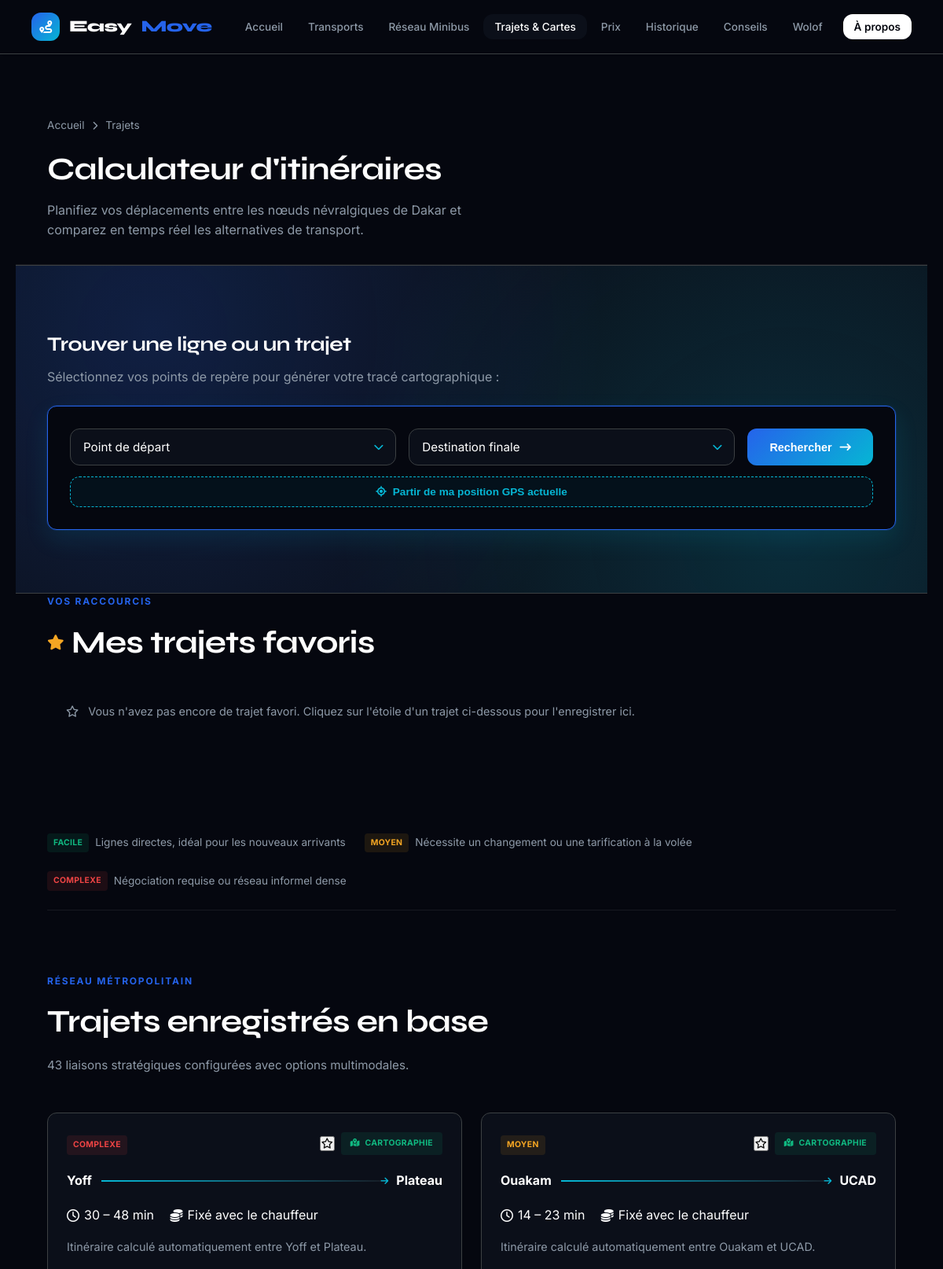
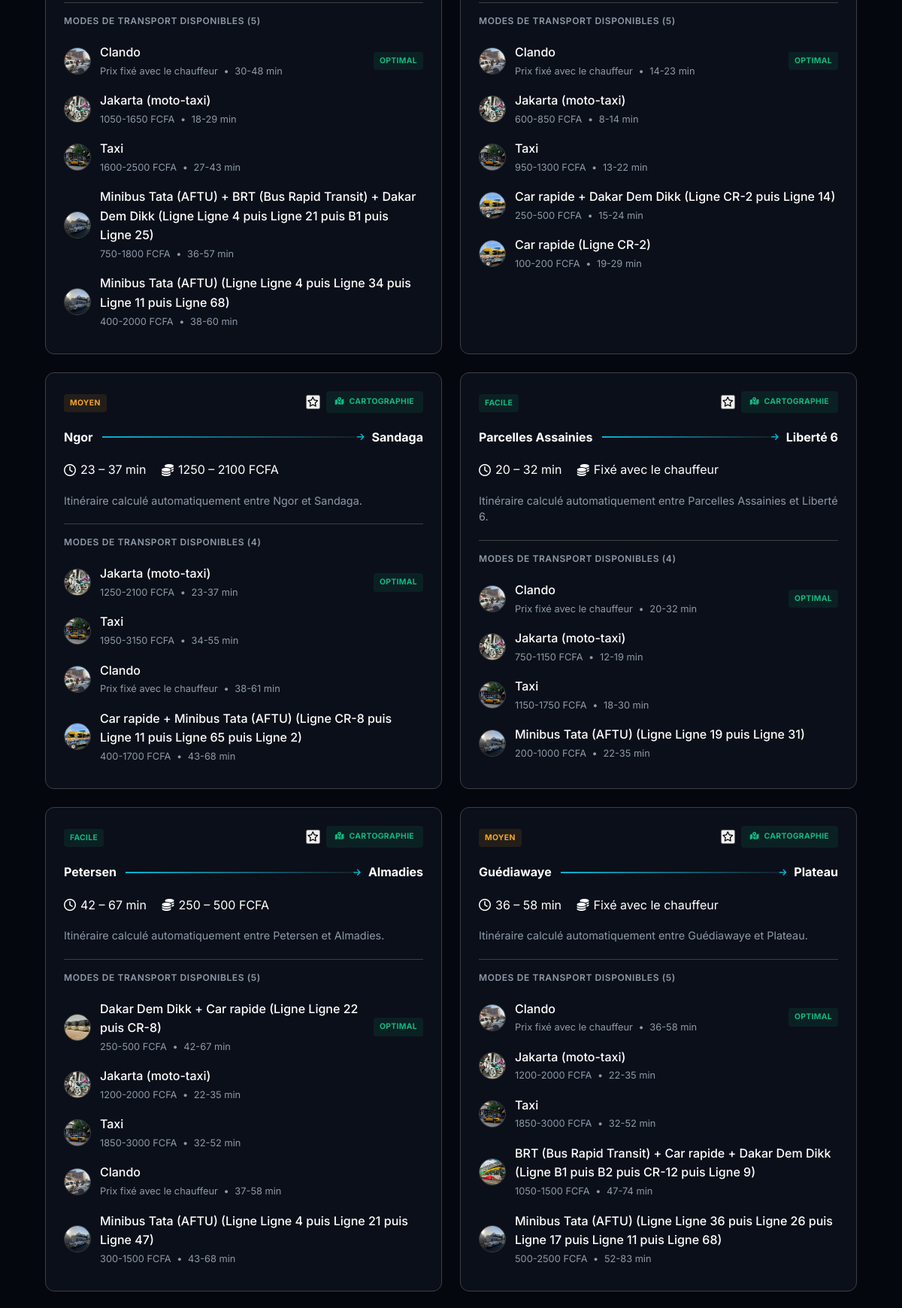
Screenshot of /trajets (upper part) with the database file from the repository (2 pictures, top to bottom).
### tables this page shows
CREATE TABLE lieux (
    id_lieu       INTEGER PRIMARY KEY AUTOINCREMENT,
    nom           TEXT NOT NULL,
    type_lieu     TEXT NOT NULL,      -- ex: 'quartier', 'ville', 'aeroport', 'universite', 'site_touristique'
    latitude      REAL NOT NULL,
    longitude     REAL NOT NULL,
    description   TEXT
);

CREATE TABLE moyens_transport (
    id_transport    INTEGER PRIMARY KEY AUTOINCREMENT,
    nom             TEXT NOT NULL,
    image_url       TEXT,             -- URL/Chemin de l'image réelle (ex: /static/img/BRT.jpg)
    description     TEXT,
    cout_min        INTEGER,          -- en FCFA
    cout_max        INTEGER,          -- en FCFA
    niveau_confort  TEXT,             -- 'Faible', 'Moyen', 'Élevé'
    disponibilite   TEXT,             -- ex: '24h/24', 'Heures de bureau'
    avantages       TEXT,
    inconvenients   TEXT
, capacite_max INTEGER);

CREATE TABLE lignes_bus (
    id_ligne            INTEGER PRIMARY KEY AUTOINCREMENT,
    numero_ligne        TEXT NOT NULL,
    nom_ligne           TEXT,
    id_transport        INTEGER NOT NULL,
    est_minibus         INTEGER DEFAULT 0, -- 0 = Bus classique (DDD, BRT), 1 = Réseau Minibus (Tata, Car Rapide)
    description         TEXT,
    FOREIGN KEY (id_transport) REFERENCES moyens_transport(id_transport)
);

### app.py (the view)
@app.route("/trajets")
def trajets():
    return render_template(
        "trajets.html",
        trajets=database.get_tous_les_trajets(),
        lieux=database.get_tous_les_lieux(),
        favoris=database.get_tous_les_favoris(),
        active_page="trajets",
    )

### database.py (called while the page is built, shortened)
def get_connection():
    conn = sqlite3.connect(DB_PATH)
    conn.row_factory = sqlite3.Row
    conn.execute("PRAGMA foreign_keys = ON")
    return conn

def get_tous_les_lieux():
    conn = get_connection()
    lieux = conn.execute(
        "SELECT * FROM lieux ORDER BY type_lieu, nom"
    ).fetchall()
    conn.close()
    return lieux

def get_tous_les_favoris():
    conn = get_connection()
    favoris = conn.execute("""
        SELECT f.*, ld.nom AS nom_depart, la.nom AS nom_arrivee
        FROM favoris f
        JOIN lieux ld ON f.id_lieu_depart = ld.id_lieu
        JOIN lieux la ON f.id_lieu_arrivee = la.id_lieu
        ORDER BY f.id_favori DESC
    """).fetchall()
    conn.close()
    return favoris

def _niveau_difficulte(options):
    meilleur_transit = None
    for o in options:
        if o["nom_transport"] not in ("Taxi", "Clando", "Jakarta (moto-taxi)", "À pied"):
            meilleur_transit = o
            break
    if meilleur_transit is None:
        return "Complexe"
    if meilleur_transit["correspondances"] == "Aucune":
        return "Facile"
    if meilleur_transit["correspondances"].startswith(("1 ", "2 ")):
        return "Moyen"
    return "Complexe"

def _construire_reponse(conn, lieu_depart, lieu_arrivee, graphe=None):
    options, distance_km = itineraire.calculer_itineraire(conn, lieu_depart, lieu_arrivee, graphe=graphe)
    trajet_info = {
        "id_trajet": None,
        "id_lieu_depart": lieu_depart["id_lieu"], "id_lieu_arrivee": lieu_arrivee["id_lieu"],
        "nom_depart": lieu_depart["nom"], "lat_depart": lieu_depart["latitude"], "lng_depart": lieu_depart["longitude"],
        "nom_arrivee": lieu_arrivee["nom"], "lat_arrivee": lieu_arrivee["latitude"], "lng_arrivee": lieu_arrivee["longitude"],
        "distance_km": round(distance_km, 1),
        "niveau_difficulte": _niveau_difficulte(options),
        "description": f"Itinéraire calculé automatiquement entre {lieu_depart['nom']} et {lieu_arrivee['nom']}.",
    }
    return {"trajet": trajet_info, "options": options}

### itineraire.py (called while the page is built)
def haversine_km(lat1, lon1, lat2, lon2):
    R = 6371.0
    p1, p2 = math.radians(lat1), math.radians(lat2)
    dphi = math.radians(lat2 - lat1)
    dlmb = math.radians(lon2 - lon1)
    a = math.sin(dphi / 2) ** 2 + math.cos(p1) * math.cos(p2) * math.sin(dlmb / 2) ** 2
    return 2 * R * math.atan2(math.sqrt(a), math.sqrt(1 - a))

def _arrondi_prix(x, base=50):
    return int(round(x / base) * base)

### templates/trajets.html (shortened to what this page needs)
{% extends "base.html" %}
{% block content %}
    <div class="page-header" style="padding: 60px 0 30px; border-bottom: 1px solid var(--border-light);">
        <div class="container">
            <div class="breadcrumb" style="font-size: 0.85rem; color: var(--text-muted); margin-bottom: 12px;">
                <a href="{{ url_for('accueil') }}">Accueil</a> <i class="fa-solid fa-chevron-right" style="font-size: 0.7rem; margin: 0 6px;"></i> Trajets
            </div>
            <h1 style="font-size: 2.5rem; margin-bottom: 8px;">Calculateur d'itinéraires</h1>
            <p style="color: var(--text-muted); max-width: 600px;">Planifiez vos déplacements entre les nœuds névralgiques de Dakar et comparez en temps réel les alternatives de transport.</p>
        </div>
    </div>
    <section class="section search-section">
        <div class="container">
            <h2 style="margin-bottom: 8px; font-size: 1.6rem;">Trouver une ligne ou un trajet</h2>
            <p style="color: var(--text-muted); margin-bottom: 24px;">Sélectionnez vos points de repère pour générer votre tracé cartographique :</p>
            <form action="{{ url_for('resultat_trajet') }}" method="GET" class="search-form">
                <div class="route-picker-grid">
                    <div class="select-wrapper">
                        <select name="depart" id="selectDepart" required class="select-custom">
                            <option value="" disabled selected>Point de départ</option>
                        </select>
                    </div>
                    <div class="select-wrapper">
                        <select name="arrivee" id="selectArrivee" required class="select-custom">
                            <option value="" disabled selected>Destination finale</option>
                        </select>
                    </div>
                    <button type="submit" class="btn-primary">
                        Rechercher <i class="fa-solid fa-arrow-right-long"></i>
                    </button>
                </div>
                <button type="button" id="btnMaPosition" class="btn-geoloc" style="margin-top: 14px;">
                    <i class="fa-solid fa-location-crosshairs"></i> Partir de ma position GPS actuelle
                </button>
            </form>
        </div>
    </section>
    <section class="section" style="padding-top: 0;">
        <div class="container">
            <div class="section-header reveal" style="margin-bottom: 20px;">
                <div class="eyebrow">Vos raccourcis</div>
                <h2 style="display:flex; align-items:center; gap:10px;">
                    <i class="fa-solid fa-star" style="color: var(--accent-jaune); font-size: 1.2rem;"></i>
                    Mes trajets favoris
                </h2>
            </div>
            {% if favoris|length == 0 %}
            <div class="bento-card" style="padding: 24px; color: var(--text-muted); font-size: 0.9rem;">
                <i class="fa-regular fa-star" style="margin-right: 8px;"></i>
                Vous n'avez pas encore de trajet favori. Cliquez sur l'étoile d'un trajet ci-dessous pour l'enregistrer ici.
            </div>
            {% endif %}
        </div>
    </section>
    <section style="padding: 40px 0 0;">
        <div class="container">
            <div style="display: flex; gap: 24px; flex-wrap: wrap; align-items: center; border-bottom: 1px solid var(--border-light); padding-bottom: 24px;">
                <div style="display: flex; align-items: center; gap: 8px;">
                    <span class="badge badge-vert">Facile</span>
                    <span style="font-size: 0.85rem; color: var(--text-muted)">Lignes directes, idéal pour les nouveaux arrivants</span>
                </div>
                <div style="display: flex; align-items: center; gap: 8px;">
                    <span class="badge badge-jaune">Moyen</span>
                    <span style="font-size: 0.85rem; color: var(--text-muted)">Nécessite un changement ou une tarification à la volée</span>
                </div>
                <div style="display: flex; align-items: center; gap: 8px;">
                    <span class="badge badge-rouge">Complexe</span>
                    <span style="font-size: 0.85rem; color: var(--text-muted)">Négociation requise ou réseau informel dense</span>
                </div>
            </div>
        </div>
    </section>
    <section class="section">
        <div class="container">
            <div class="section-header reveal">
                <div class="eyebrow">Réseau Métropolitain</div>
                <h2>Trajets enregistrés en base</h2>
                <p>{{ trajets|length }} liaisons stratégiques configurées avec options multimodales.</p>
            </div>
            <div class="grid-2">
                {% for item in trajets %}
                {% set t = item.trajet %}
                <div class="trajet-card reveal">
                    <div style="display: flex; justify-content: space-between; align-items: center; margin-bottom: 20px;">
                        <div>
                            {% if t.niveau_difficulte == 'Facile' %}
                            <span class="badge badge-vert">Facile</span>
                            {% elif t.niveau_difficulte == 'Moyen' %}
                            <span class="badge badge-jaune">Moyen</span>
                            {% else %}
                            <span class="badge badge-rouge">Complexe</span>
                            {% endif %}
                        </div>
                        <div style="display: flex; gap: 8px; align-items: center;">
                            <button class="btn-favori"
                                    data-id-depart="{{ t.id_lieu_depart }}"
                                    data-id-arrivee="{{ t.id_lieu_arrivee }}"
                                    data-nom-trajet="{{ t.nom_depart }} - {{ t.nom_arrivee }}"
                                    title="Ajouter aux favoris">
                                <i class="fa-regular fa-star"></i>
                            </button>
                            <a href="{{ url_for('resultat_trajet', depart=t.id_lieu_depart, arrivee=t.id_lieu_arrivee) }}" class="badge badge-vert" style="padding: 6px 12px;">
                                <i class="fa-solid fa-map-location-dot" style="margin-right: 4px;"></i> Cartographie
                            </a>
                        </div>
                    </div>
                    <div class="trajet-route">
                        <div class="trajet-point">{{ t.nom_depart }}</div>
                        <div class="trajet-arrow"></div>
                        <div class="trajet-point">{{ t.nom_arrivee }}</div>
                    </div>
                    <div class="trajet-meta" style="margin-bottom: 16px;">
                        {% set best = item.options[0] %}
                        {% if best %}
                        <span style="display: inline-flex; align-items: center; gap: 6px; margin-right: 16px;">
                            <i class="fa-regular fa-clock"></i> {{ best.duree_min_minutes }} – {{ best.duree_max_minutes }} min
                        </span>
                        <span style="display: inline-flex; align-items: center; gap: 6px;">
                            <i class="fa-solid fa-coins"></i> {% if best.prix_libre %}Fixé avec le chauffeur{% else %}{{ best.prix_min }} – {{ best.prix_max }} FCFA{% endif %}
                        </span>
                        {% endif %}
                    </div>
                    <p style="font-size: 0.9rem; color: var(--text-muted); margin-bottom: 20px; line-height: 1.5;">{{ t.description }}</p>
                    <div class="trajet-etapes">
                        <div style="font-size: 0.75rem; text-transform: uppercase; letter-spacing: 0.05em; color: var(--text-muted); margin-bottom: 12px; font-weight: 600;">
                            Modes de transport disponibles ({{ item.options|length }})
                        </div>
                        {% for opt in item.options %}
                        <div class="etape">
                            {% if opt.image_url %}
                            <div class="etape-num tc-icon-img" title="Voir en grand">
                                <img src="{{ opt.image_url }}" alt="{{ opt.nom_transport }}" loading="lazy">
                            </div>
                            {% endif %}
                            <div style="flex: 1;">
                                <span style="color: #FFF; font-weight: 500;">{{ opt.nom_transport }}{% if opt.numero_ligne %} (Ligne {{ opt.numero_ligne }}){% endif %}</span>
                                <span style="display: block; font-size: 0.8rem; color: var(--text-muted); margin-top: 2px;">
                                    {% if opt.prix_libre %}Prix fixé avec le chauffeur{% else %}{{ opt.prix_min }}-{{ opt.prix_max }} FCFA{% endif %} <bull style="margin: 0 4px;">•</bull> {{ opt.duree_min_minutes }}-{{ opt.duree_max_minutes }} min
                                </span>
                            </div>
                            {% if opt.recommande %}
                            <span class="badge badge-vert" style="align-self: center; font-size: 0.65rem;">Optimal</span>
                            {% endif %}
                        </div>
                        {% endfor %}
                    </div>
                </div>
                {% endfor %}
            </div>
        </div>
    </section>
{% endblock %}

### rows the page displays
lieux: nom_depart "Yoff"
lieux: nom_arrivee "Plateau" "Plateau"
moyens_transport: image_url (picture), nom_transport "Clando", shows "Prix fixé avec le chauffeur", duree_min_minutes "30", duree_max_minutes "48", shows "OPTIMAL", duree_min_minutes "14", duree_max_minutes "23", duree_min_minutes "38", duree_max_minutes "61", duree_min_minutes "20", duree_max_minutes "32", duree_min_minutes "37", duree_max_minutes "58", duree_min_minutes "36"
moyens_transport: image_url (picture), nom_transport "Jakarta (moto-taxi)", prix_min "1050", prix_max "1650", duree_min_minutes "18", duree_max_minutes "29", prix_min "600", prix_max "850", duree_min_minutes "8", duree_max_minutes "14", prix_min "1250", prix_max "2100", duree_min_minutes "23", duree_max_minutes "37", shows "OPTIMAL", prix_min "750", prix_max "1150", duree_min_minutes "12", duree_max_minutes "19", prix_min "1200", prix_max "2000", duree_min_minutes "22", duree_max_minutes "35"
moyens_transport: image_url (picture), nom_transport "Taxi", prix_min "1600", prix_max "2500", duree_min_minutes "27", duree_max_minutes "43", prix_min "950", prix_max "1300", duree_min_minutes "13", duree_max_minutes "22", prix_min "1950", prix_max "3150", duree_min_minutes "34", duree_max_minutes "55", prix_min "1150", prix_max "1750", duree_min_minutes "18", duree_max_minutes "30", prix_min "1850", prix_max "3000", duree_min_minutes "32", duree_max_minutes "52"
moyens_transport: image_url (picture), nom_transport "Minibus Tata (AFTU)" "Minibus Tata (AFTU)" "Minibus Tata (AFTU)" "Minibus Tata (AFTU)"
lieux: nom_depart "Ouakam"
lieux: nom_arrivee "UCAD"
moyens_transport: image_url (picture), nom_transport "Car rapide"
lignes_bus: numero_ligne "CR-2"
lieux: nom_depart "Ngor"
lieux: nom_arrivee "Sandaga"
lieux: nom_depart "Parcelles Assainies"
lieux: nom_arrivee "Liberté 6"
lieux: nom_depart "Petersen"
lieux: nom_arrivee "Almadies"
moyens_transport: image_url (picture)
lieux: nom_depart "Guédiawaye"
moyens_transport: image_url (picture)

### other values shown
{{ trajets|length }} "43"
{{ best.duree_min_minutes }} "30" "14" "23" "20" "42" "36"
{{ best.duree_max_minutes }} "48" "23" "37" "32" "67" "58"
{{ t.description }} "Itinéraire calculé automatiquement entre Yoff et Plateau." "Itinéraire calculé automatiquement entre Ouakam et UCAD." "Itinéraire calculé automatiquement entre Ngor et Sandaga." "Itinéraire calculé automatiquement entre Parcelles Assainies et Liberté 6." "Itinéraire calculé automatiquement entre Petersen et Almadies." "Itinéraire calculé automatiquement entre Guédiawaye et Plateau."
{{ item.options|length }} "5" "5" "4" "4" "5" "5"
{{ opt.nom_transport }} "Minibus Tata (AFTU) + BRT (Bus Rapid Transit) + Dakar Dem Dikk" "Car rapide + Dakar Dem Dikk" "Car rapide + Minibus Tata (AFTU)" "Dakar Dem Dikk + Car rapide" "BRT (Bus Rapid Transit) + Car rapide + Dakar Dem Dikk"
{{ opt.numero_ligne }} "Ligne 4 puis Ligne 21 puis B1 puis Ligne 25" "Ligne 4 puis Ligne 34 puis Ligne 11 puis Ligne 68" "CR-2 puis Ligne 14" "CR-8 puis Ligne 11 puis Ligne 65 puis Ligne 2" "Ligne 19 puis Ligne 31" "Ligne 22 puis CR-8" "Ligne 4 puis Ligne 21 puis Ligne 47" "B1 puis B2 puis CR-12 puis Ligne 9" "Ligne 36 puis Ligne 26 puis Ligne 17 puis Ligne 11 puis Ligne 68"
{{ opt.prix_min }} "750" "400" "250" "100" "400" "200" "250" "300" "1050" "500"
{{ opt.prix_max }} "1800" "2000" "500" "200" "1700" "1000" "500" "1500" "1500" "2500"
{{ opt.duree_min_minutes }} "36" "38" "15" "19" "43" "22" "42" "43" "47" "52"
{{ opt.duree_max_minutes }} "57" "60" "24" "29" "68" "35" "67" "68" "74" "83"
{{ best.prix_min }} "1250" "250"
{{ best.prix_max }} "2100" "500"
